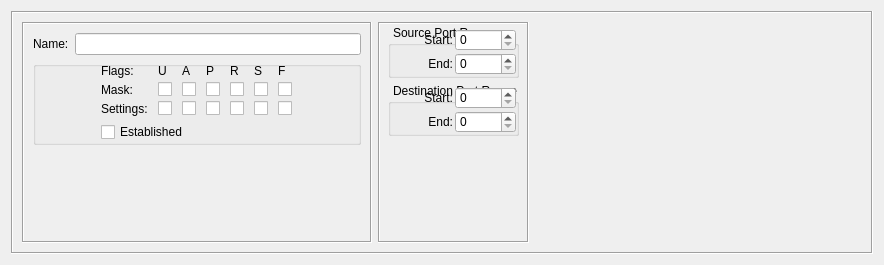
<?xml version="1.0" encoding="UTF-8"?>
<ui version="4.0">
 <class>TCPServiceDialog_q</class>
 <widget class="QWidget" name="TCPServiceDialog_q">
  <property name="enabled">
   <bool>true</bool>
  </property>
  <property name="geometry">
   <rect>
    <x>0</x>
    <y>0</y>
    <width>884</width>
    <height>265</height>
   </rect>
  </property>
  <property name="sizePolicy">
   <sizepolicy hsizetype="Preferred" vsizetype="Preferred">
    <horstretch>0</horstretch>
    <verstretch>0</verstretch>
   </sizepolicy>
  </property>
  <property name="windowTitle">
   <string>TCP</string>
  </property>
  <layout class="QGridLayout" name="gridLayout">
   <item row="0" column="0">
    <widget class="QFrame" name="frame7">
     <property name="frameShape">
      <enum>QFrame::Box</enum>
     </property>
     <property name="frameShadow">
      <enum>QFrame::Sunken</enum>
     </property>
     <layout class="QHBoxLayout" name="horizontalLayout">
      <item>
       <widget class="QFrame" name="frame35">
        <property name="sizePolicy">
         <sizepolicy hsizetype="Fixed" vsizetype="Preferred">
          <horstretch>0</horstretch>
          <verstretch>0</verstretch>
         </sizepolicy>
        </property>
        <property name="minimumSize">
         <size>
          <width>350</width>
          <height>0</height>
         </size>
        </property>
        <property name="maximumSize">
         <size>
          <width>350</width>
          <height>16777215</height>
         </size>
        </property>
        <property name="frameShape">
         <enum>QFrame::Box</enum>
        </property>
        <property name="frameShadow">
         <enum>QFrame::Sunken</enum>
        </property>
        <layout class="QGridLayout" name="gridLayout_2">
         <item row="0" column="0">
          <widget class="QLabel" name="textLabel1">
           <property name="sizePolicy">
            <sizepolicy hsizetype="Minimum" vsizetype="Preferred">
             <horstretch>0</horstretch>
             <verstretch>0</verstretch>
            </sizepolicy>
           </property>
           <property name="text">
            <string>Name:</string>
           </property>
           <property name="wordWrap">
            <bool>false</bool>
           </property>
          </widget>
         </item>
         <item row="0" column="1">
          <widget class="QLineEdit" name="obj_name">
           <property name="sizePolicy">
            <sizepolicy hsizetype="Preferred" vsizetype="Fixed">
             <horstretch>200</horstretch>
             <verstretch>0</verstretch>
            </sizepolicy>
           </property>
           <property name="minimumSize">
            <size>
             <width>0</width>
             <height>0</height>
            </size>
           </property>
          </widget>
         </item>
         <item row="1" column="0" colspan="2">
          <widget class="QGroupBox" name="groupBox7">
           <property name="sizePolicy">
            <sizepolicy hsizetype="Preferred" vsizetype="Preferred">
             <horstretch>0</horstretch>
             <verstretch>0</verstretch>
            </sizepolicy>
           </property>
           <property name="styleSheet">
            <string notr="true">QGroupBox {
    margin-top: 0px;
	padding-top: 1ex;
    padding-bottom: 0px;
}
</string>
           </property>
           <property name="title">
            <string/>
           </property>
           <layout class="QGridLayout">
            <property name="margin">
             <number>2</number>
            </property>
            <item row="0" column="0">
             <layout class="QGridLayout">
              <property name="horizontalSpacing">
               <number>10</number>
              </property>
              <property name="verticalSpacing">
               <number>4</number>
              </property>
              <item row="1" column="3">
               <widget class="QCheckBox" name="psh_m">
                <property name="sizePolicy">
                 <sizepolicy hsizetype="Maximum" vsizetype="Fixed">
                  <horstretch>0</horstretch>
                  <verstretch>0</verstretch>
                 </sizepolicy>
                </property>
                <property name="text">
                 <string/>
                </property>
               </widget>
              </item>
              <item row="1" column="5">
               <widget class="QCheckBox" name="syn_m">
                <property name="sizePolicy">
                 <sizepolicy hsizetype="Maximum" vsizetype="Fixed">
                  <horstretch>0</horstretch>
                  <verstretch>0</verstretch>
                 </sizepolicy>
                </property>
                <property name="text">
                 <string/>
                </property>
               </widget>
              </item>
              <item row="0" column="1">
               <widget class="QLabel" name="flags_lbl_u">
                <property name="sizePolicy">
                 <sizepolicy hsizetype="Maximum" vsizetype="Preferred">
                  <horstretch>0</horstretch>
                  <verstretch>0</verstretch>
                 </sizepolicy>
                </property>
                <property name="text">
                 <string>U</string>
                </property>
                <property name="wordWrap">
                 <bool>false</bool>
                </property>
               </widget>
              </item>
              <item row="2" column="0">
               <widget class="QLabel" name="flags_lbl_3">
                <property name="toolTip">
                 <string>TCP flags that must be set (see man iptables, option --tcp-flags)</string>
                </property>
                <property name="text">
                 <string>Settings:</string>
                </property>
                <property name="wordWrap">
                 <bool>false</bool>
                </property>
               </widget>
              </item>
              <item row="2" column="3">
               <widget class="QCheckBox" name="psh_s">
                <property name="sizePolicy">
                 <sizepolicy hsizetype="Maximum" vsizetype="Fixed">
                  <horstretch>0</horstretch>
                  <verstretch>0</verstretch>
                 </sizepolicy>
                </property>
                <property name="text">
                 <string/>
                </property>
               </widget>
              </item>
              <item row="1" column="4">
               <widget class="QCheckBox" name="rst_m">
                <property name="sizePolicy">
                 <sizepolicy hsizetype="Maximum" vsizetype="Fixed">
                  <horstretch>0</horstretch>
                  <verstretch>0</verstretch>
                 </sizepolicy>
                </property>
                <property name="text">
                 <string/>
                </property>
               </widget>
              </item>
              <item row="1" column="6">
               <widget class="QCheckBox" name="fin_m">
                <property name="sizePolicy">
                 <sizepolicy hsizetype="Maximum" vsizetype="Fixed">
                  <horstretch>0</horstretch>
                  <verstretch>0</verstretch>
                 </sizepolicy>
                </property>
                <property name="text">
                 <string/>
                </property>
               </widget>
              </item>
              <item row="1" column="2">
               <widget class="QCheckBox" name="ack_m">
                <property name="sizePolicy">
                 <sizepolicy hsizetype="Maximum" vsizetype="Fixed">
                  <horstretch>0</horstretch>
                  <verstretch>0</verstretch>
                 </sizepolicy>
                </property>
                <property name="text">
                 <string/>
                </property>
               </widget>
              </item>
              <item row="0" column="4">
               <widget class="QLabel" name="flags_lbl_r">
                <property name="sizePolicy">
                 <sizepolicy hsizetype="Maximum" vsizetype="Preferred">
                  <horstretch>0</horstretch>
                  <verstretch>0</verstretch>
                 </sizepolicy>
                </property>
                <property name="text">
                 <string>R</string>
                </property>
                <property name="wordWrap">
                 <bool>false</bool>
                </property>
               </widget>
              </item>
              <item row="0" column="3">
               <widget class="QLabel" name="flags_lbl_p">
                <property name="sizePolicy">
                 <sizepolicy hsizetype="Maximum" vsizetype="Preferred">
                  <horstretch>0</horstretch>
                  <verstretch>0</verstretch>
                 </sizepolicy>
                </property>
                <property name="text">
                 <string>P</string>
                </property>
                <property name="wordWrap">
                 <bool>false</bool>
                </property>
               </widget>
              </item>
              <item row="1" column="1">
               <widget class="QCheckBox" name="urg_m">
                <property name="sizePolicy">
                 <sizepolicy hsizetype="Maximum" vsizetype="Fixed">
                  <horstretch>0</horstretch>
                  <verstretch>0</verstretch>
                 </sizepolicy>
                </property>
                <property name="text">
                 <string/>
                </property>
               </widget>
              </item>
              <item row="2" column="5">
               <widget class="QCheckBox" name="syn_s">
                <property name="sizePolicy">
                 <sizepolicy hsizetype="Maximum" vsizetype="Fixed">
                  <horstretch>0</horstretch>
                  <verstretch>0</verstretch>
                 </sizepolicy>
                </property>
                <property name="text">
                 <string/>
                </property>
               </widget>
              </item>
              <item row="1" column="0">
               <widget class="QLabel" name="flags_lbl_2">
                <property name="toolTip">
                 <string>TCP flags that should be examined (see man iptables, option --tcp-flags)</string>
                </property>
                <property name="text">
                 <string>Mask:</string>
                </property>
                <property name="wordWrap">
                 <bool>false</bool>
                </property>
               </widget>
              </item>
              <item row="2" column="1">
               <widget class="QCheckBox" name="urg_s">
                <property name="sizePolicy">
                 <sizepolicy hsizetype="Maximum" vsizetype="Fixed">
                  <horstretch>0</horstretch>
                  <verstretch>0</verstretch>
                 </sizepolicy>
                </property>
                <property name="text">
                 <string/>
                </property>
               </widget>
              </item>
              <item row="2" column="2">
               <widget class="QCheckBox" name="ack_s">
                <property name="sizePolicy">
                 <sizepolicy hsizetype="Maximum" vsizetype="Fixed">
                  <horstretch>0</horstretch>
                  <verstretch>0</verstretch>
                 </sizepolicy>
                </property>
                <property name="text">
                 <string/>
                </property>
               </widget>
              </item>
              <item row="0" column="0">
               <widget class="QLabel" name="flags_lbl_1">
                <property name="sizePolicy">
                 <sizepolicy hsizetype="Maximum" vsizetype="Preferred">
                  <horstretch>0</horstretch>
                  <verstretch>0</verstretch>
                 </sizepolicy>
                </property>
                <property name="text">
                 <string>Flags:</string>
                </property>
                <property name="wordWrap">
                 <bool>false</bool>
                </property>
               </widget>
              </item>
              <item row="2" column="4">
               <widget class="QCheckBox" name="rst_s">
                <property name="sizePolicy">
                 <sizepolicy hsizetype="Maximum" vsizetype="Fixed">
                  <horstretch>0</horstretch>
                  <verstretch>0</verstretch>
                 </sizepolicy>
                </property>
                <property name="text">
                 <string/>
                </property>
               </widget>
              </item>
              <item row="0" column="2">
               <widget class="QLabel" name="flags_lbl_a">
                <property name="sizePolicy">
                 <sizepolicy hsizetype="Maximum" vsizetype="Preferred">
                  <horstretch>0</horstretch>
                  <verstretch>0</verstretch>
                 </sizepolicy>
                </property>
                <property name="text">
                 <string>A</string>
                </property>
                <property name="wordWrap">
                 <bool>false</bool>
                </property>
               </widget>
              </item>
              <item row="0" column="5">
               <widget class="QLabel" name="flags_lbl_s">
                <property name="sizePolicy">
                 <sizepolicy hsizetype="Maximum" vsizetype="Preferred">
                  <horstretch>0</horstretch>
                  <verstretch>0</verstretch>
                 </sizepolicy>
                </property>
                <property name="text">
                 <string>S</string>
                </property>
                <property name="wordWrap">
                 <bool>false</bool>
                </property>
               </widget>
              </item>
              <item row="2" column="6">
               <widget class="QCheckBox" name="fin_s">
                <property name="sizePolicy">
                 <sizepolicy hsizetype="Maximum" vsizetype="Fixed">
                  <horstretch>0</horstretch>
                  <verstretch>0</verstretch>
                 </sizepolicy>
                </property>
                <property name="text">
                 <string/>
                </property>
               </widget>
              </item>
              <item row="0" column="6">
               <widget class="QLabel" name="flags_lbl_f">
                <property name="sizePolicy">
                 <sizepolicy hsizetype="Maximum" vsizetype="Preferred">
                  <horstretch>0</horstretch>
                  <verstretch>0</verstretch>
                 </sizepolicy>
                </property>
                <property name="text">
                 <string>F</string>
                </property>
                <property name="wordWrap">
                 <bool>false</bool>
                </property>
               </widget>
              </item>
             </layout>
            </item>
            <item row="1" column="0">
             <widget class="QCheckBox" name="established">
              <property name="sizePolicy">
               <sizepolicy hsizetype="Preferred" vsizetype="Fixed">
                <horstretch>0</horstretch>
                <verstretch>0</verstretch>
               </sizepolicy>
              </property>
              <property name="toolTip">
               <string>Option &quot;established&quot; can be used if supported
by the target firewall platform</string>
              </property>
              <property name="text">
               <string>Established</string>
              </property>
             </widget>
            </item>
           </layout>
          </widget>
         </item>
         <item row="2" column="0" colspan="2">
          <spacer>
           <property name="orientation">
            <enum>Qt::Vertical</enum>
           </property>
           <property name="sizeType">
            <enum>QSizePolicy::Expanding</enum>
           </property>
           <property name="sizeHint" stdset="0">
            <size>
             <width>172</width>
             <height>70</height>
            </size>
           </property>
          </spacer>
         </item>
        </layout>
       </widget>
      </item>
      <item>
       <widget class="QFrame" name="frame36">
        <property name="sizePolicy">
         <sizepolicy hsizetype="Preferred" vsizetype="Preferred">
          <horstretch>0</horstretch>
          <verstretch>0</verstretch>
         </sizepolicy>
        </property>
        <property name="frameShape">
         <enum>QFrame::Box</enum>
        </property>
        <property name="frameShadow">
         <enum>QFrame::Sunken</enum>
        </property>
        <layout class="QGridLayout">
         <property name="leftMargin">
          <number>8</number>
         </property>
         <property name="topMargin">
          <number>2</number>
         </property>
         <property name="rightMargin">
          <number>8</number>
         </property>
         <property name="bottomMargin">
          <number>2</number>
         </property>
         <property name="horizontalSpacing">
          <number>2</number>
         </property>
         <property name="verticalSpacing">
          <number>6</number>
         </property>
         <item row="0" column="0">
          <widget class="QGroupBox" name="groupBox1">
           <property name="styleSheet">
            <string notr="true">QGroupBox {
	margin-top: 1ex;
	padding-top: 1ex;
	padding-bottom: 0px;
	padding-left: 2px;
}

QGroupBox::title {  
	subcontrol-origin: margin;
	subcontrol-position: top left;
	padding: 0 3px;
}

QSpinBox {
	margin: 0px;
	padding: 0px;
}
</string>
           </property>
           <property name="title">
            <string>Source Port Range</string>
           </property>
           <layout class="QGridLayout">
            <property name="margin">
             <number>2</number>
            </property>
            <property name="spacing">
             <number>2</number>
            </property>
            <item row="0" column="1">
             <widget class="QSpinBox" name="ss">
              <property name="buttonSymbols">
               <enum>QAbstractSpinBox::UpDownArrows</enum>
              </property>
              <property name="maximum">
               <number>65535</number>
              </property>
             </widget>
            </item>
            <item row="1" column="1">
             <widget class="QSpinBox" name="se">
              <property name="buttonSymbols">
               <enum>QAbstractSpinBox::UpDownArrows</enum>
              </property>
              <property name="maximum">
               <number>65535</number>
              </property>
             </widget>
            </item>
            <item row="0" column="0">
             <widget class="QLabel" name="textLabel3">
              <property name="text">
               <string>Start:</string>
              </property>
              <property name="alignment">
               <set>Qt::AlignRight|Qt::AlignTrailing|Qt::AlignVCenter</set>
              </property>
              <property name="wordWrap">
               <bool>false</bool>
              </property>
             </widget>
            </item>
            <item row="1" column="0">
             <widget class="QLabel" name="textLabel3_2">
              <property name="text">
               <string>End:</string>
              </property>
              <property name="alignment">
               <set>Qt::AlignRight|Qt::AlignTrailing|Qt::AlignVCenter</set>
              </property>
              <property name="wordWrap">
               <bool>false</bool>
              </property>
             </widget>
            </item>
           </layout>
          </widget>
         </item>
         <item row="1" column="0">
          <widget class="QGroupBox" name="groupBox1_2">
           <property name="styleSheet">
            <string notr="true">QGroupBox {
	margin-top: 1ex;
	padding-top: 1ex;
	padding-bottom: 0px;
	padding-left: 2px;
}

QGroupBox::title {  
	subcontrol-origin: margin;
	subcontrol-position: top left;
	padding: 0 3px;
}

QSpinBox {
	margin: 0px;
	padding: 0px;
}
</string>
           </property>
           <property name="title">
            <string>Destination Port Range</string>
           </property>
           <layout class="QGridLayout">
            <property name="margin">
             <number>2</number>
            </property>
            <property name="spacing">
             <number>2</number>
            </property>
            <item row="0" column="1">
             <widget class="QSpinBox" name="ds">
              <property name="buttonSymbols">
               <enum>QAbstractSpinBox::UpDownArrows</enum>
              </property>
              <property name="maximum">
               <number>65535</number>
              </property>
             </widget>
            </item>
            <item row="1" column="1">
             <widget class="QSpinBox" name="de">
              <property name="buttonSymbols">
               <enum>QAbstractSpinBox::UpDownArrows</enum>
              </property>
              <property name="maximum">
               <number>65535</number>
              </property>
             </widget>
            </item>
            <item row="0" column="0">
             <widget class="QLabel" name="textLabel3_3">
              <property name="text">
               <string>Start:</string>
              </property>
              <property name="alignment">
               <set>Qt::AlignRight|Qt::AlignTrailing|Qt::AlignVCenter</set>
              </property>
              <property name="wordWrap">
               <bool>false</bool>
              </property>
             </widget>
            </item>
            <item row="1" column="0">
             <widget class="QLabel" name="textLabel3_2_2">
              <property name="text">
               <string>End:</string>
              </property>
              <property name="alignment">
               <set>Qt::AlignRight|Qt::AlignTrailing|Qt::AlignVCenter</set>
              </property>
              <property name="wordWrap">
               <bool>false</bool>
              </property>
             </widget>
            </item>
           </layout>
          </widget>
         </item>
         <item row="2" column="0">
          <spacer name="verticalSpacer">
           <property name="orientation">
            <enum>Qt::Vertical</enum>
           </property>
           <property name="sizeHint" stdset="0">
            <size>
             <width>20</width>
             <height>40</height>
            </size>
           </property>
          </spacer>
         </item>
        </layout>
       </widget>
      </item>
      <item>
       <widget class="CommentKeywords" name="commentKeywords" native="true">
        <property name="sizePolicy">
         <sizepolicy hsizetype="Expanding" vsizetype="Expanding">
          <horstretch>0</horstretch>
          <verstretch>0</verstretch>
         </sizepolicy>
        </property>
       </widget>
      </item>
     </layout>
    </widget>
   </item>
  </layout>
 </widget>
 <customwidgets>
  <customwidget>
   <class>CommentKeywords</class>
   <extends>QWidget</extends>
   <header>CommentKeywords.h</header>
   <container>1</container>
  </customwidget>
 </customwidgets>
 <tabstops>
  <tabstop>obj_name</tabstop>
  <tabstop>ss</tabstop>
  <tabstop>se</tabstop>
  <tabstop>ds</tabstop>
  <tabstop>de</tabstop>
  <tabstop>urg_m</tabstop>
  <tabstop>urg_s</tabstop>
  <tabstop>ack_m</tabstop>
  <tabstop>ack_s</tabstop>
  <tabstop>psh_m</tabstop>
  <tabstop>psh_s</tabstop>
  <tabstop>rst_m</tabstop>
  <tabstop>rst_s</tabstop>
  <tabstop>syn_m</tabstop>
  <tabstop>syn_s</tabstop>
  <tabstop>fin_m</tabstop>
  <tabstop>fin_s</tabstop>
 </tabstops>
 <resources>
  <include location="MainRes.qrc"/>
 </resources>
 <connections>
  <connection>
   <sender>established</sender>
   <signal>toggled(bool)</signal>
   <receiver>TCPServiceDialog_q</receiver>
   <slot>toggleEstablished()</slot>
   <hints>
    <hint type="sourcelabel">
     <x>46</x>
     <y>246</y>
    </hint>
    <hint type="destinationlabel">
     <x>20</x>
     <y>20</y>
    </hint>
   </hints>
  </connection>
 </connections>
</ui>
